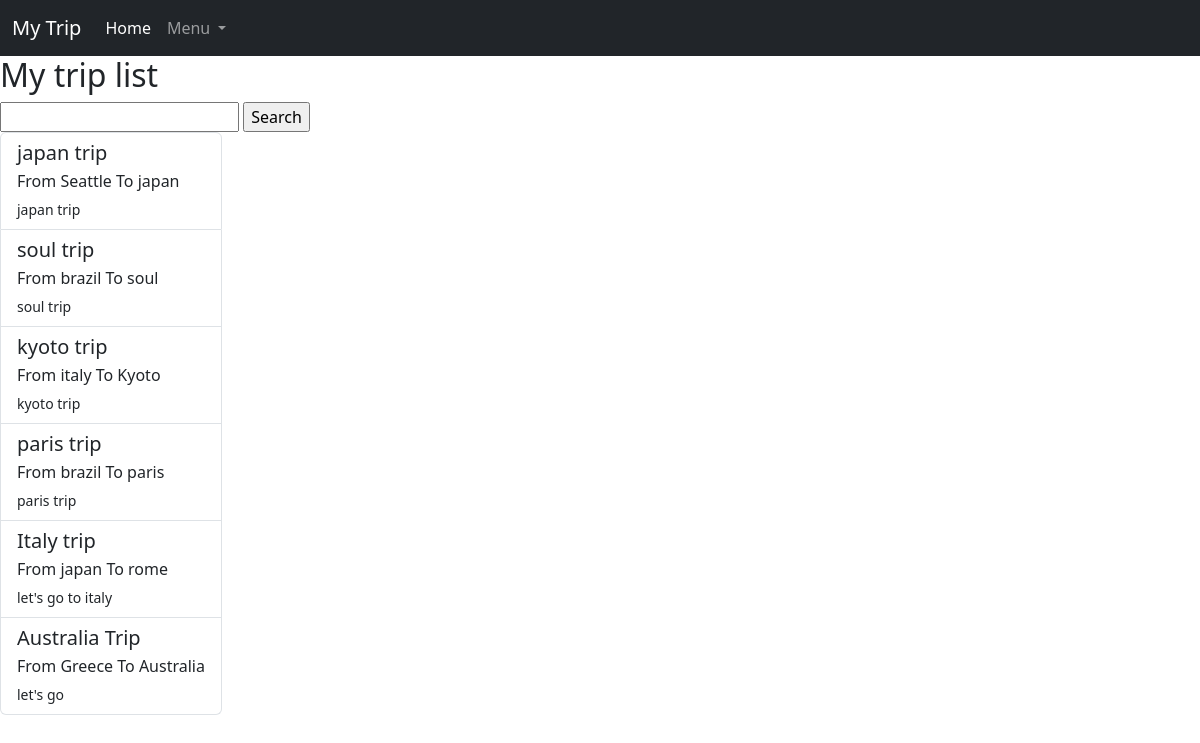
The page / on the database its author committed.
### trip/models.py (models this page shows, shortened)
class Location(models.Model):
    user = models.ForeignKey(User, on_delete=models.CASCADE, null=True, blank=True)
    destination = models.CharField(max_length=200)
    origin = models.CharField(max_length=200)
    title = models.CharField(max_length=200)
    note = models.CharField(max_length=200)
    start_date = models.DateTimeField(null=True)
    end_date = models.DateTimeField(null=True)

### member/views.py (the view)
# urls.py: path("", TripList.as_view(), name="triplist"),
class TripList(ListView):
    model = Location
    fields = '__all__'
    template_name = 'member/index.html'
    context_object_name = "trips"
    def get_context_data(self, **kwargs):
        context = super().get_context_data(**kwargs)
        context['trips'] = context['trips']
        locations = context['trips']
        m = folium.Map(location=[19, -12], zoom_start=2)
        for location in locations:
            spot = geocoder.osm(location.destination)
            lat = spot.lat
            lng = spot.lng
            if lat is not None and lng is not None:
                country = spot.country
                folium.Marker([lat, lng], tooltip='Click for more', popup=country).add_to(m)
        m = m._repr_html_()
        context['map_html'] = m
        return context

### templates/member/index.html (shortened to what this page needs)
{% extends 'main.html' %}
{% block content %}
<h2>My trip list</h2>
<form method="GET">
    <input type="text" name ="search-area" value={{search_input}}>
    <input type="submit" value ="Search"/>
</form>
<div class="d-flex">
    <div class="list-group">
        {% for trip in trips %}
        <a href="{% url 'trip:tripdetail' trip.id %}" class="list-group-item list-group-item-action" >
        <div class="d-flex w-100 justify-content-between">
            <h5 class="mb-1">{{ trip.title }}</h5>
        </div>
        <p class="mb-1">From {{ trip.origin }} To {{ trip.destination }}</p>
        <small>{{ trip.note }}</small>
        </a>
        {% endfor %}
    </div>
    <div class="col-md-6 offset-md-1">
    </div>
</div>
{% endblock content %}

### templates/main.html (shortened to what this page needs)
<!doctype html>
<html lang="en">
  <head>
    <link href="https://cdn.jsdelivr.net/npm/bootstrap@5.3.1/dist/css/bootstrap.min.css" rel="stylesheet">
  </head>
  <body>
    <nav class="navbar navbar-expand-lg navbar-dark bg-dark">
        <div class="container-fluid">
            <a class="navbar-brand" href="#">My Trip</a>
            <div class="collapse navbar-collapse" id="navbarSupportedContent">
            <ul class="navbar-nav me-auto mb-2 mb-lg-0">
                <li class="nav-item">
                <a class="nav-link active" aria-current="page" href="{% url 'member:triplist' %}">Home</a>
                </li>
                <li class="nav-item dropdown">
                <a class="nav-link dropdown-toggle" href="#" role="button" data-bs-toggle="dropdown" aria-expanded="false">
                    Menu
                </a>
            </ul>
            </div>
        </div>
    </nav>
        {% block content %}
        {% endblock content %}
    </body>
</html>

### rows shown on the page
Location: title "japan trip", origin "Seattle", destination "japan", note "japan trip"
Location: title "soul trip", origin "brazil", destination "soul", note "soul trip"
Location: title "kyoto trip", origin "italy", destination "Kyoto", note "kyoto trip"
Location: title "paris trip", origin "brazil", destination "paris", note "paris trip"
Location: title "Italy trip", origin "japan", destination "rome", note "let's go to italy"
Location: title "Australia Trip", origin "Greece", destination "Australia", note "let's go"
